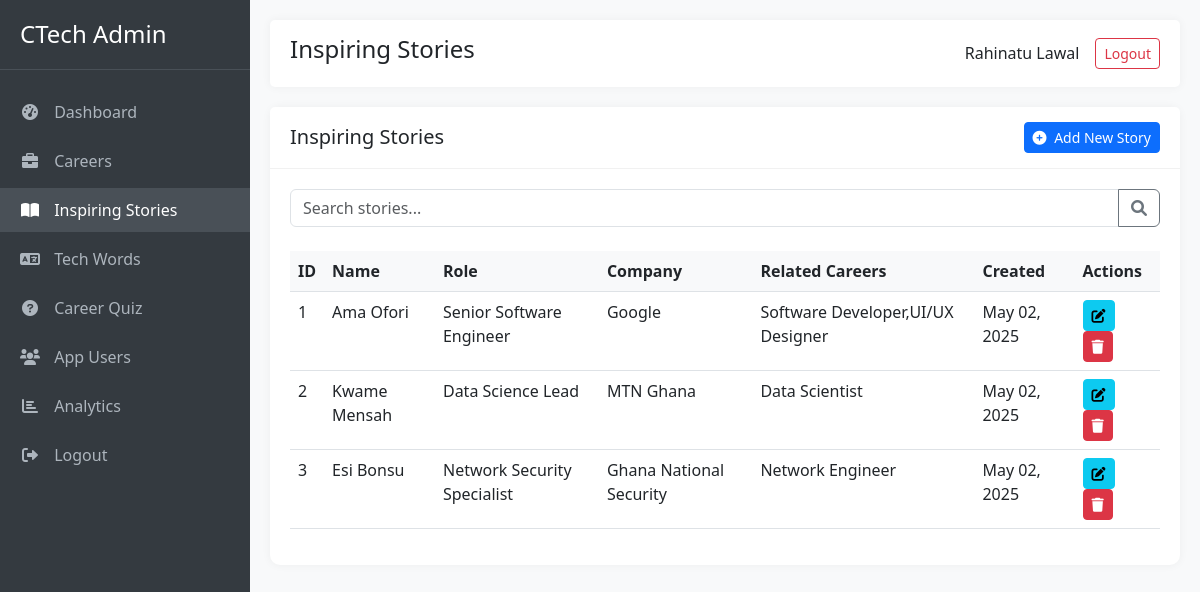
The page /stories.php (signed in) on the database its author committed.
### tables this page shows
CREATE TABLE inspiring_stories (
    id INT AUTO_INCREMENT PRIMARY KEY,
    name VARCHAR(255) NOT NULL,
    role VARCHAR(255) NOT NULL,
    company VARCHAR(255) NOT NULL,
    image_path VARCHAR(255),
    short_quote TEXT NOT NULL,
    full_story TEXT NOT NULL,
    audio_path VARCHAR(255),
    created_at TIMESTAMP DEFAULT CURRENT_TIMESTAMP,
    updated_at TIMESTAMP DEFAULT CURRENT_TIMESTAMP ON UPDATE CURRENT_TIMESTAMP
);

### stories.php (the view, shortened to what this page needs)
<?php
require_once 'config.php';
$full_name = $_SESSION['full_name'];
$search = isset($_GET['search']) ? $_GET['search'] : '';
$stories = [];
$result = $conn->query("
    SELECT s.*, GROUP_CONCAT(c.title) as career_titles
    FROM inspiring_stories s
    LEFT JOIN story_careers sc ON s.id = sc.story_id
    LEFT JOIN career_profiles c ON sc.career_id = c.id
    GROUP BY s.id
    ORDER BY s.created_at DESC
");
while ($row = $result->fetch_assoc()) {
    $stories[] = $row;
}
?>
<!DOCTYPE html>
<html lang="en">
<head>
    <link href="https://cdn.jsdelivr.net/npm/bootstrap@5.3.0/dist/css/bootstrap.min.css" rel="stylesheet">
    <link href="https://cdnjs.cloudflare.com/ajax/libs/font-awesome/6.0.0/css/all.min.css" rel="stylesheet">
</head>
<body>
    <div class="sidebar">
        <div class="sidebar-header">
            <h3>CTech Admin</h3>
        </div>
        <div class="sidebar-menu">
            <ul>
                <li><a href="index.php"><i class="fas fa-tachometer-alt"></i> Dashboard</a></li>
                <li><a href="admin_careers.php"><i class="fas fa-briefcase"></i> Careers</a></li>
                <li><a href="stories.php" class="active"><i class="fas fa-book-open"></i> Inspiring Stories</a></li>
                <li><a href="admin_tech_words.php"><i class="fas fa-language"></i> Tech Words</a></li>
                <li><a href="quiz.php"><i class="fas fa-question-circle"></i> Career Quiz</a></li>
                <li><a href="app_users.php"><i class="fas fa-users"></i> App Users</a></li>
                <li><a href="analytics.php"><i class="fas fa-chart-bar"></i> Analytics</a></li>
                <li><a href="logout.php"><i class="fas fa-sign-out-alt"></i> Logout</a></li>
            </ul>
        </div>
    </div>
    <div class="main-content">
        <div class="top-bar">
            <h4>Inspiring Stories</h4>
            <div class="user-info">
                <span class="me-3"><?php echo htmlspecialchars($full_name); ?></span>
                <a href="logout.php" class="btn btn-sm btn-outline-danger">Logout</a>
            </div>
        </div>
        <div class="row">
            <div class="col-md-12">
                <div class="card">
                    <div class="card-header d-flex justify-content-between align-items-center">
                        <h5 class="mb-0">Inspiring Stories</h5>
                        <button type="button" class="btn btn-primary btn-sm" data-bs-toggle="modal" data-bs-target="#addStoryModal">
                            <i class="fas fa-plus-circle me-1"></i> Add New Story
                        </button>
                    </div>
                    <div class="card-body">
                        <form action="" method="GET" class="mb-4">
                            <div class="input-group">
                                <input type="text" class="form-control" name="search" placeholder="Search stories..." value="<?php echo htmlspecialchars($search); ?>">
                                <button class="btn btn-outline-secondary" type="submit"><i class="fas fa-search"></i></button>
                            </div>
                        </form>
                        <div class="table-responsive">
                            <table class="table table-hover">
                                <thead>
                                    <tr>
                                        <th>ID</th>
                                        <th>Name</th>
                                        <th>Role</th>
                                        <th>Company</th>
                                        <th>Related Careers</th>
                                        <th>Created</th>
                                        <th>Actions</th>
                                    </tr>
                                </thead>
                                <tbody>
                                    <?php if (empty($stories)): ?>
                                        <tr>
                                            <td colspan="7" class="text-center">No inspiring stories found.</td>
                                        </tr>
                                    <?php else: ?>
                                        <?php foreach ($stories as $story): ?>
                                            <tr>
                                                <td><?php echo $story['id']; ?></td>
                                                <td><?php echo htmlspecialchars($story['name']); ?></td>
                                                <td><?php echo htmlspecialchars($story['role']); ?></td>
                                                <td><?php echo htmlspecialchars($story['company']); ?></td>
                                                <td><?php echo htmlspecialchars($story['career_titles'] ?? 'None'); ?></td>
                                                <td><?php echo date('M d, Y', strtotime($story['created_at'])); ?></td>
                                                <td class="action-buttons">
                                                    <button type="button" class="btn btn-sm btn-info" data-bs-toggle="modal" data-bs-target="#editStoryModal<?php echo $story['id']; ?>">
                                                        <i class="fas fa-edit"></i>
                                                    </button>
                                                    <button type="button" class="btn btn-sm btn-danger" data-bs-toggle="modal" data-bs-target="#deleteStoryModal<?php echo $story['id']; ?>">
                                                        <i class="fas fa-trash"></i>
                                                    </button>
                                                </td>
                                            </tr>
                                        <?php endforeach; ?>
                                    <?php endif; ?>
                                </tbody>
                            </table>
                        </div>
                    </div>
                </div>
            </div>
        </div>
    </div>
</body>
</html>

### stories.php (style rules this page uses)
:root { --sidebar-width: 250px; }
body { font-family: 'Segoe UI', Tahoma, Geneva, Verdana, sans-serif; background-color: #f8f9fa; }
.sidebar { position: fixed; top: 0; left: 0; height: 100vh; width: var(--sidebar-width); background-color: #343a40; color: #fff; padding-top: 20px; z-index: 1000; transition: all 0.3s; }
.sidebar-header { padding: 0 20px 20px; border-bottom: 1px solid #495057; }
.sidebar-header h3 { color: #fff; font-size: 1.5rem; margin: 0; }
.sidebar-menu { padding: 20px 0; }
.sidebar-menu ul { list-style: none; padding: 0; margin: 0; }
.sidebar-menu li { margin-bottom: 5px; }
.sidebar-menu a { display: block; padding: 10px 20px; color: #adb5bd; text-decoration: none; transition: all 0.3s; }
.sidebar-menu a:hover, .sidebar-menu a.active { color: #fff; background-color: #495057; }
.sidebar-menu i { margin-right: 10px; width: 20px; text-align: center; }
.main-content { margin-left: var(--sidebar-width); padding: 20px; transition: all 0.3s; }
.top-bar { background-color: #fff; padding: 15px 20px; margin-bottom: 20px; border-radius: 5px; box-shadow: 0 0 10px rgba(0, 0, 0, 0.05); display: flex; justify-content: space-between; align-items: center; }
.user-info { display: flex; align-items: center; }
.card { border: none; border-radius: 10px; box-shadow: 0 0 10px rgba(0, 0, 0, 0.05); margin-bottom: 20px; }
.card-header { background-color: #fff; border-bottom: 1px solid #f1f1f1; padding: 15px 20px; font-weight: 600; }
.card-body { padding: 20px; }
.table th { font-weight: 600; background-color: #f8f9fa; }
.action-buttons .btn { margin-right: 5px; }

### rows shown on the page
inspiring_stories: id "1", name "Ama Ofori", role "Senior Software Engineer", company "Google", career_titles "Software Developer,UI/UX Designer", created_at "May 02, 2025"
inspiring_stories: id "2", name "Kwame Mensah", role "Data Science Lead", company "MTN Ghana", career_titles "Data Scientist", created_at "May 02, 2025"
inspiring_stories: id "3", name "Esi Bonsu", role "Network Security Specialist", company "Ghana National Security", career_titles "Network Engineer", created_at "May 02, 2025"

### other values the page prints
$full_name "Rahinatu Lawal"
